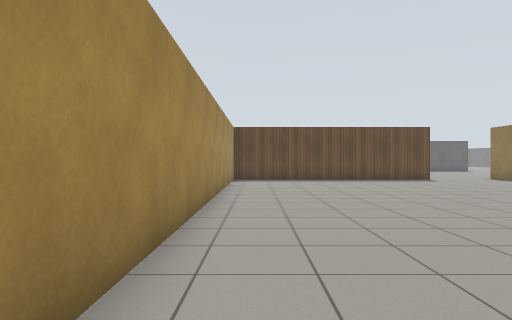
[1] (above)

17 first-person views from a walk through a Gazebo world. The camera is 0.94 m above the floor, looks level and sees 70° across. The floor is counted in squares, 1 m on a side. Each view is taken from the middle of a square. On the plan, view 1 faces up. The plan holds only what a view shows up to about 13 squares ahead; the rest is blank. The place goes on beyond the plan. The robots in the file are not drawn. Simple patterns stand in for the simulator's built-in surfaces.

[2]
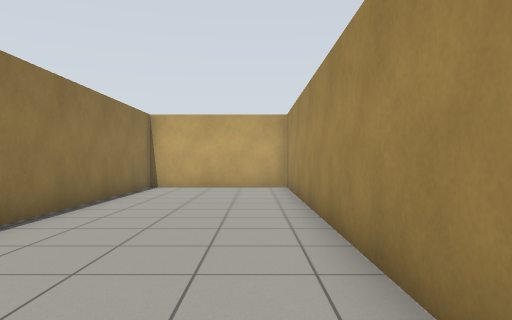

[3]
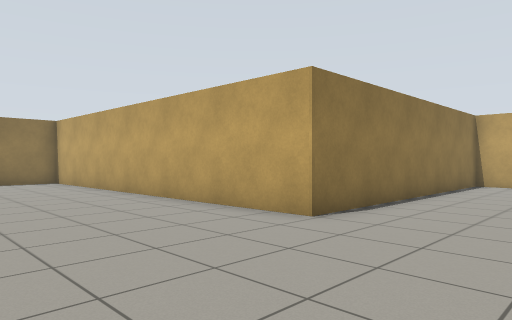

[4]
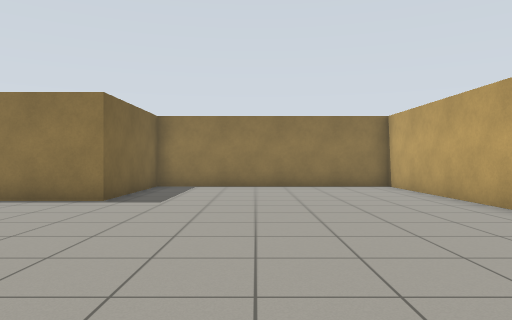

[5]
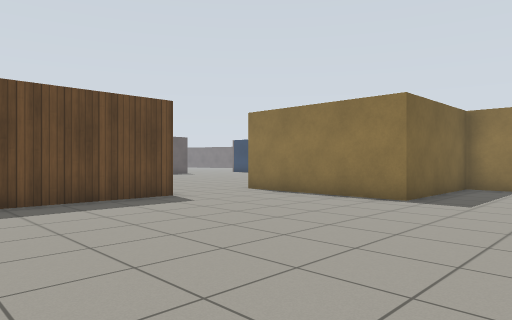

[6]
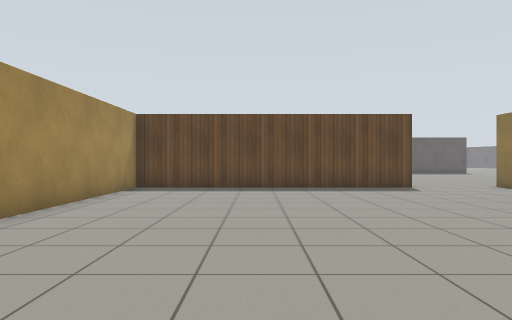

[7]
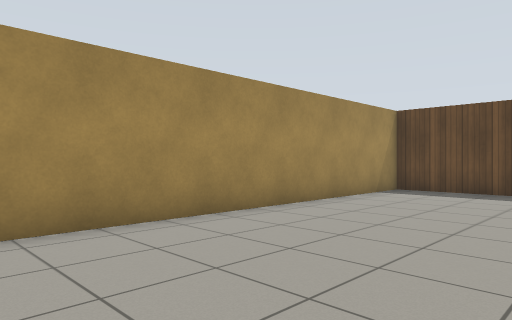

[8]
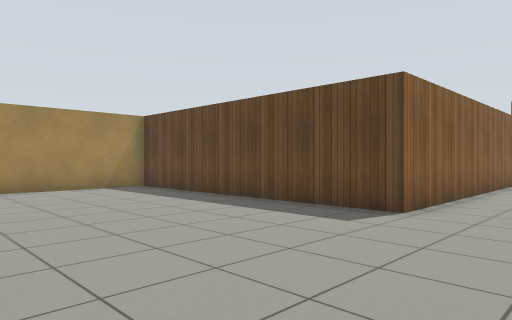

[9]
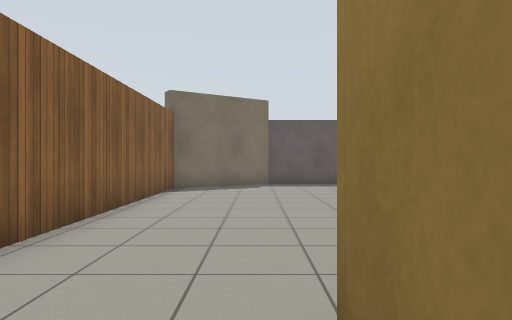

[10]
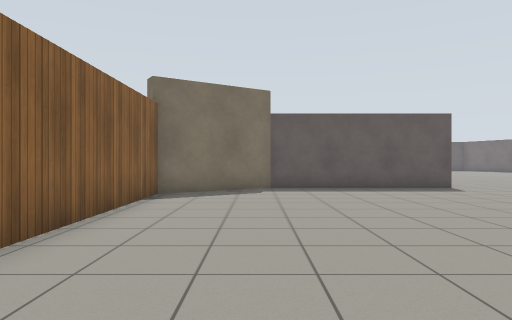

[11]
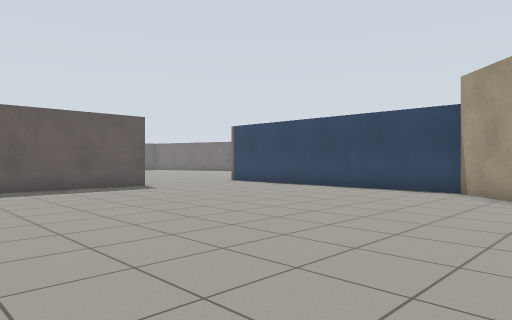

[12]
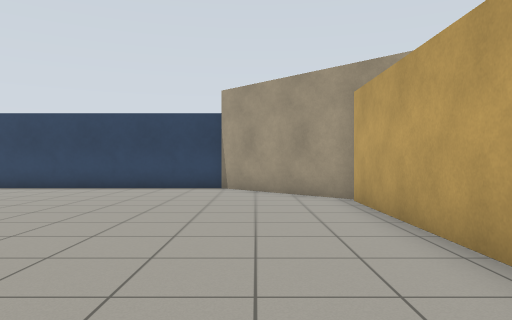

[13]
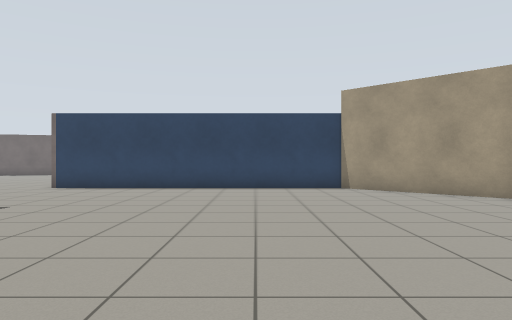

[14]
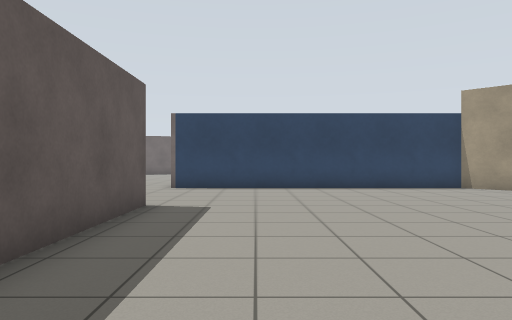

[15]
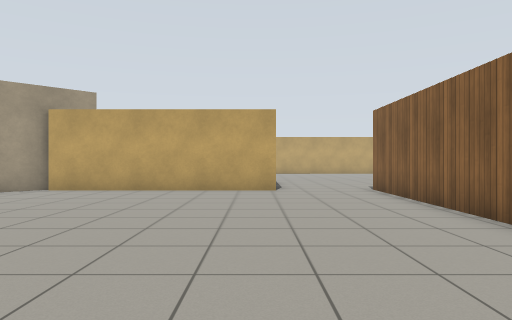

[16]
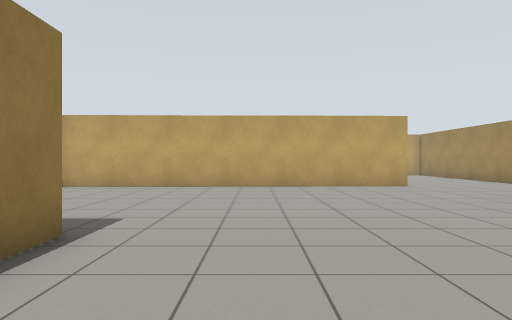

[17]
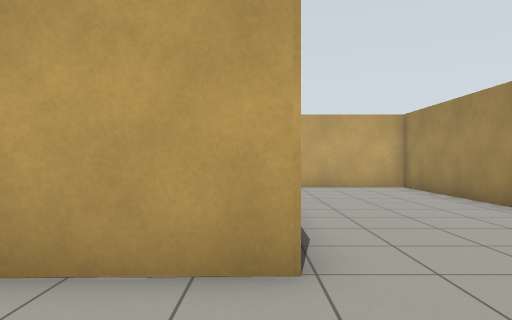

### Floor plan
Points are (right, up) in squares from view 1. A wall is a line through its corners. A room is listed if a view was taken in it or the views show most of it. See-through windows are left out.
Room 1 (views 1, 2, 3, 4, 5, 6, 7, 8, 9, 16, 17)
walls: (8.3, 18.4) (8.3, 17.4) (-1.1, 17.4) (-1.1, -5.6) (3.6, -5.6) (3.6, 4) (16, 4.3) (16, 12.5) (11.4, 12.5) (11.4, 17.7)
ways out: opening at (10, 17.7) to room 2
Room 2 (views 10, 11, 12, 13, 14, 15)
walls: (17.6, 30.3) (11.6, 30.3) (8.3, 28.1) (8.3, 18.4); (11.4, 17.7) (18.5, 17.7); (18.5, 17.5) (22.2, 21.2) (22.2, 30.9)
ways out: opening at (10, 17.7) to room 1; opening at (20, 31)

Positions as (right, up) in squares from view 1, and headings:
1: (0, 0), facing up
2: (0, 7), facing down
3: (0, 9), facing down-right
4: (3, 9), facing right
5: (3, 9), facing up-right
6: (3, 5), facing up
7: (4, 6), facing up-left
8: (11, 11), facing up-left
9: (11, 16), facing up
10: (11, 18), facing up
11: (11, 18), facing up-right
12: (10, 20), facing right
13: (10, 24), facing right
14: (10, 28), facing right
15: (12, 29), facing down
16: (9, 17), facing down
17: (4, 7), facing down
